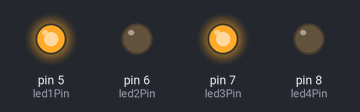
A sketch run on a simulated Arduino Uno, built with avr-gcc and run on an emulated ATmega328P. On the bench: output pins drawn as LEDs (lit = HIGH).

Above: at 0.2 s.
At 1.9 s:
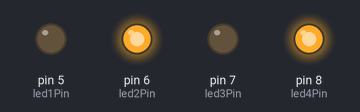
Timing chart, 0 to 3.0 s (numbered marks = the images above):
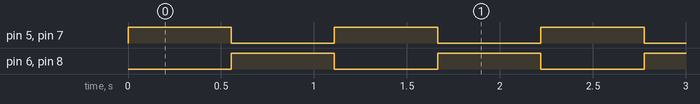

The sketch:

week6arduino.ino
```cpp
int led1Pin = 5;
int led2Pin = 6;
int led3Pin = 7;
int led4Pin = 8;

void setup() {
  // sets up a digital pin to be used
  // as output, in this case to blink an LED
  pinMode(led1Pin, OUTPUT);
  pinMode(led2Pin, OUTPUT);
  pinMode(led3Pin, OUTPUT);
  pinMode(led4Pin, OUTPUT);
}

void loop() {


  digitalWrite(led1Pin, HIGH);
  digitalWrite(led2Pin, LOW);
  digitalWrite(led3Pin, HIGH);
  digitalWrite(led4Pin, LOW);

  delay(555);

  digitalWrite(led1Pin, LOW);
  digitalWrite(led2Pin, HIGH);
  digitalWrite(led3Pin, LOW);
  digitalWrite(led4Pin, HIGH);

  delay(555);  // wait one second
}
```

Measured:
- by itself, pin 5 (led1Pin), pin 6 (led2Pin), pin 7 (led3Pin), pin 8 (led4Pin): alternates HIGH for 0.56 s and LOW for 0.56 s
